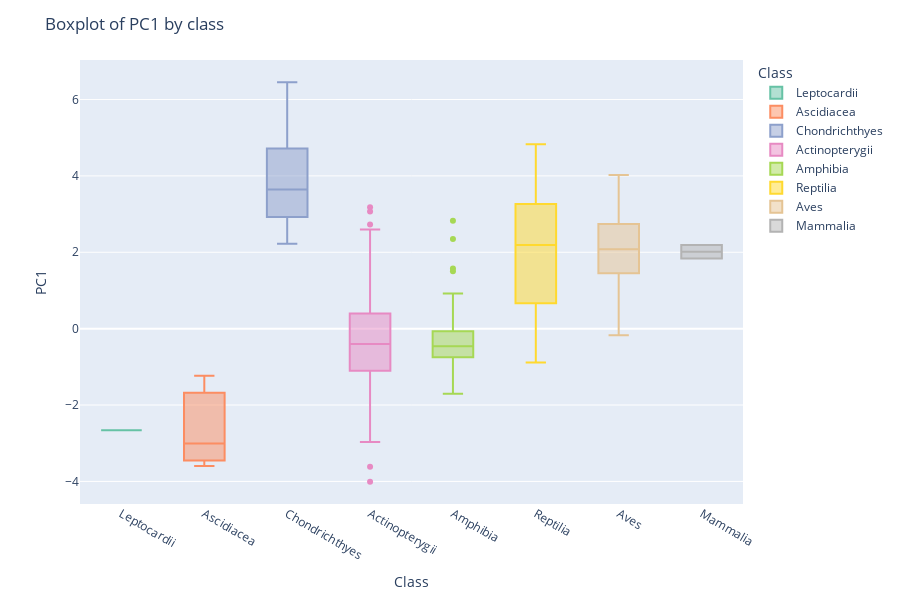

The notebook cell saved with this chart:
### Code cell
# boxplot
ordered_classes = (
    chordata_data.groupby("Class")["PC1"]
    .median()
    .sort_values()
    .index.tolist()
)

fig = px.box(
    chordata_data,
    x="Class",         
    y="PC1",           
    color="Class",     
    color_discrete_sequence=px.colors.qualitative.Set2,
    # category_orders={"Class": ordered_classes},
)

fig.update_layout(
    title="Boxplot of PC1 by class",
    xaxis_title="Class",
    yaxis_title="PC1",
    height=600
)

fig.show()
# fig.write_html("../figures/boxplot_class.html")

### Figure 1 — Plotly figure (JSON) as saved in the notebook; plotly's stock layout.template omitted (floating-point values rounded to 4 significant figures; data arrays with more than 128 entries replaced by an {"elided": "..."} marker saying what was removed)
{"data": [{"alignmentgroup": "True", "hovertemplate": "Class=%{x}<br>PC1=%{y}<extra></extra>", "legendgroup": "Leptocardii", "marker": {"color": "rgb(102,194,165)"}, "name": "Leptocardii", "notched": false, "offsetgroup": "Leptocardii", "orientation": "v", "showlegend": true, "type": "box", "x": ["Leptocardii"], "x0": " ", "xaxis": "x", "y": [-2.659], "y0": " ", "yaxis": "y"}, {"alignmentgroup": "True", "hovertemplate": "Class=%{x}<br>PC1=%{y}<extra></extra>", "legendgroup": "Ascidiacea", "marker": {"color": "rgb(252,141,98)"}, "name": "Ascidiacea", "notched": false, "offsetgroup": "Ascidiacea", "orientation": "v", "showlegend": true, "type": "box", "x": ["Ascidiacea", "Ascidiacea", "Ascidiacea"], "x0": " ", "xaxis": "x", "y": [-3.01, -1.232, -3.596], "y0": " ", "yaxis": "y"}, {"alignmentgroup": "True", "hovertemplate": "Class=%{x}<br>PC1=%{y}<extra></extra>", "legendgroup": "Chondrichthyes", "marker": {"color": "rgb(141,160,203)"}, "name": "Chondrichthyes", "notched": false, "offsetgroup": "Chondrichthyes", "orientation": "v", "showlegend": true, "type": "box", "x": ["Chondrichthyes", "Chondrichthyes", "Chondrichthyes", "Chondrichthyes", "Chondrichthyes", "Chondrichthyes", "Chondrichthyes", "Chondrichthyes", "Chondrichthyes", "Chondrichthyes", "Chondrichthyes", "Chondrichthyes", "Chondrichthyes", "Chondrichthyes", "Chondrichthyes", "Chondrichthyes", "Chondrichthyes", "Chondrichthyes", "Chondrichthyes", "Chondrichthyes", "Chondrichthyes", "Chondrichthyes", "Chondrichthyes", "Chondrichthyes", "Chondrichthyes", "Chondrichthyes", "Chondrichthyes", "Chondrichthyes", "Chondrichthyes", "Chondrichthyes", "Chondrichthyes"], "x0": " ", "xaxis": "x", "y": [2.834, 4.121, 3.644, 3.853, 3.936, 2.716, 2.304, 3.516, 3.593, 4.222, 3.088, 4.768, 5.054, 4.761, 3.273, 2.222, 3.017, 4.594, 4.992, 4.971, 5.992, 6.454, 3.737, 4.513, 3.643, 2.363, 2.83, 2.55, 3.575, 2.895, 5.801], "y0": " ", "yaxis": "y"}, {"alignmentgroup": "True", "hovertemplate": "Class=%{x}<br>PC1=%{y}<extra></extra>", "legendgroup": "Actinopterygii", "marker": {"color": "rgb(231,138,195)"}, "name": "Actinopterygii", "notched": false, "offsetgroup": "Actinopterygii", "orientation": "v", "showlegend": true, "type": "box", "x": {"elided": "720 str values"}, "x0": " ", "xaxis": "x", "y": {"elided": "720 float values"}, "y0": " ", "yaxis": "y"}, {"alignmentgroup": "True", "hovertemplate": "Class=%{x}<br>PC1=%{y}<extra></extra>", "legendgroup": "Amphibia", "marker": {"color": "rgb(166,216,84)"}, "name": "Amphibia", "notched": false, "offsetgroup": "Amphibia", "orientation": "v", "showlegend": true, "type": "box", "x": ["Amphibia", "Amphibia", "Amphibia", "Amphibia", "Amphibia", "Amphibia", "Amphibia", "Amphibia", "Amphibia", "Amphibia", "Amphibia", "Amphibia", "Amphibia", "Amphibia", "Amphibia", "Amphibia", "Amphibia", "Amphibia", "Amphibia", "Amphibia", "Amphibia", "Amphibia", "Amphibia", "Amphibia", "Amphibia", "Amphibia", "Amphibia", "Amphibia", "Amphibia", "Amphibia", "Amphibia", "Amphibia", "Amphibia", "Amphibia", "Amphibia", "Amphibia", "Amphibia", "Amphibia", "Amphibia", "Amphibia", "Amphibia", "Amphibia", "Amphibia", "Amphibia", "Amphibia", "Amphibia", "Amphibia", "Amphibia", "Amphibia", "Amphibia", "Amphibia", "Amphibia", "Amphibia", "Amphibia", "Amphibia", "Amphibia", "Amphibia", "Amphibia", "Amphibia", "Amphibia", "Amphibia", "Amphibia", "Amphibia", "Amphibia", "Amphibia", "Amphibia", "Amphibia", "Amphibia", "Amphibia", "Amphibia", "Amphibia", "Amphibia", "Amphibia", "Amphibia", "Amphibia", "Amphibia", "Amphibia", "Amphibia", "Amphibia", "Amphibia", "Amphibia", "Amphibia", "Amphibia", "Amphibia", "Amphibia", "Amphibia", "Amphibia", "Amphibia", "Amphibia", "Amphibia", "Amphibia", "Amphibia", "Amphibia", "Amphibia", "Amphibia", "Amphibia", "Amphibia", "Amphibia", "Amphibia", "Amphibia", "Amphibia", "Amphibia", "Amphibia", "Amphibia", "Amphibia", "Amphibia", "Amphibia", "Amphibia", "Amphibia", "Amphibia", "Amphibia", "Amphibia", "Amphibia", "Amphibia", "Amphibia", "Amphibia", "Amphibia", "Amphibia", "Amphibia"], "x0": " ", "xaxis": "x", "y": [2.826, 0.08097, -0.6635, -0.04264, -0.6308, 0.5905, 0.4149, 0.6359, 0.8447, 0.8509, -0.7754, -0.219, -0.4491, -0.1694, 0.1228, -0.2063, -0.05527, 0.05747, -0.2418, -0.375, 0.1879, 0.2361, 0.713, -0.5362, -0.8353, 0.9178, 0.7665, 2.35, -0.2493, 0.2469, 0.1346, -0.6543, -0.06803, -0.8984, -0.2578, 1.506, -0.4538, -1.045, -0.7921, -0.2437, -0.4085, 0.2697, -0.1032, -0.5016, -0.5441, -0.3297, -0.4309, -0.5214, 1.578, -0.1033, -0.4634, -0.1016, -0.61, -0.9004, -0.7675, -0.2126, -0.6686, -1.264, -1.238, 0.006681, -0.1827, -0.573, -0.7657, -0.7427, -0.6009, -0.5511, -0.9635, -0.497, -0.0513, -0.5921, -0.8532, 0.0956, 0.2727, -0.07239, -1.312, -0.4864, -0.6473, -0.581, -0.4486, 0.02407, -1.128, -0.4929, -1.191, -1.284, -1.091, -1.003, 0.3462, -0.3715, -1.006, -1.706, -1.2, -0.8393, -1.072, -0.4902, -0.7462, -0.7471, -0.3438, -0.1317, -0.8363, -0.5154, -0.4403, -0.4601, -0.3959, -0.5915, -1.009, -1.006, -0.7329, -0.1676, -0.5626, -0.4108, -0.5393, -0.3401, -1.02, -0.552, -0.3143, -0.6072, -1.076, 0.1114, -1.345], "y0": " ", "yaxis": "y"}, {"alignmentgroup": "True", "hovertemplate": "Class=%{x}<br>PC1=%{y}<extra></extra>", "legendgroup": "Reptilia", "marker": {"color": "rgb(255,217,47)"}, "name": "Reptilia", "notched": false, "offsetgroup": "Reptilia", "orientation": "v", "showlegend": true, "type": "box", "x": ["Reptilia", "Reptilia", "Reptilia", "Reptilia", "Reptilia", "Reptilia", "Reptilia", "Reptilia", "Reptilia", "Reptilia", "Reptilia", "Reptilia", "Reptilia", "Reptilia", "Reptilia", "Reptilia", "Reptilia", "Reptilia", "Reptilia", "Reptilia", "Reptilia", "Reptilia", "Reptilia", "Reptilia", "Reptilia", "Reptilia", "Reptilia", "Reptilia", "Reptilia", "Reptilia", "Reptilia", "Reptilia", "Reptilia", "Reptilia", "Reptilia", "Reptilia", "Reptilia", "Reptilia", "Reptilia", "Reptilia", "Reptilia", "Reptilia", "Reptilia", "Reptilia", "Reptilia", "Reptilia", "Reptilia", "Reptilia", "Reptilia", "Reptilia", "Reptilia", "Reptilia", "Reptilia", "Reptilia", "Reptilia", "Reptilia", "Reptilia", "Reptilia", "Reptilia", "Reptilia", "Reptilia", "Reptilia", "Reptilia", "Reptilia", "Reptilia", "Reptilia", "Reptilia", "Reptilia", "Reptilia", "Reptilia", "Reptilia", "Reptilia", "Reptilia", "Reptilia", "Reptilia", "Reptilia", "Reptilia", "Reptilia", "Reptilia", "Reptilia", "Reptilia", "Reptilia", "Reptilia", "Reptilia", "Reptilia", "Reptilia", "Reptilia", "Reptilia", "Reptilia", "Reptilia", "Reptilia", "Reptilia", "Reptilia", "Reptilia", "Reptilia", "Reptilia", "Reptilia", "Reptilia", "Reptilia", "Reptilia", "Reptilia", "Reptilia", "Reptilia", "Reptilia", "Reptilia", "Reptilia", "Reptilia", "Reptilia", "Reptilia", "Reptilia", "Reptilia", "Reptilia", "Reptilia", "Reptilia", "Reptilia", "Reptilia", "Reptilia", "Reptilia", "Reptilia", "Reptilia", "Reptilia", "Reptilia", "Reptilia", "Reptilia", "Reptilia"], "x0": " ", "xaxis": "x", "y": [1.161, 1.396, -0.07674, 0.2101, 0.2076, 0.2561, 0.1398, 0.2841, 2.172, 0.2031, 0.8325, 2.193, 1.339, -0.638, -0.0423, 1.979, 1.988, -0.1094, 0.7608, 2.533, -0.05357, 1.105, 0.03567, 0.4573, 0.9378, 1.039, 1.013, 0.09639, 0.1055, 0.3292, -0.00846, 0.6608, 0.09884, -0.2861, 2.87, 3.873, 2.419, 0.4832, 0.6711, -0.5708, 1.368, -0.3977, -0.2339, -0.8839, -0.4185, -0.4313, 0.8921, 1.65, 0.9229, 1.08, 0.3915, 0.5239, 0.2506, 0.1836, 4.037, 3.558, 4.595, 3.791, 3.83, 3.258, 3.074, 4.005, 3.702, 3.375, 2.31, 3.285, 2.706, 3.001, 2.441, 2.209, 1.636, 2.401, 2.009, 1.695, 2.577, 2.438, 2.089, 2.627, 2.801, 2.357, 1.863, 3.021, 2.973, 2.648, 2.013, 2.662, 2.842, 2.756, 1.52, 1.649, 3.485, 2.917, 3.574, 2.409, 2.275, 1.912, 2.191, 2.682, 2.138, 2.755, 2.985, 3.542, 4.255, 4.826, 2.645, 2.043, 3.985, 2.285, 3.282, 1.81, 3.58, 3.877, 4.081, 3.244, 3.492, 3.576, 4.024, 4.327, 4.025, 3.854, 4.592, 3.686, 3.811, 3.951, 3.811], "y0": " ", "yaxis": "y"}, {"alignmentgroup": "True", "hovertemplate": "Class=%{x}<br>PC1=%{y}<extra></extra>", "legendgroup": "Aves", "marker": {"color": "rgb(229,196,148)"}, "name": "Aves", "notched": false, "offsetgroup": "Aves", "orientation": "v", "showlegend": true, "type": "box", "x": ["Aves", "Aves", "Aves", "Aves", "Aves", "Aves", "Aves", "Aves", "Aves", "Aves", "Aves", "Aves", "Aves", "Aves", "Aves", "Aves", "Aves", "Aves", "Aves", "Aves", "Aves", "Aves", "Aves", "Aves", "Aves", "Aves", "Aves", "Aves", "Aves", "Aves", "Aves", "Aves", "Aves", "Aves", "Aves", "Aves", "Aves", "Aves", "Aves", "Aves", "Aves"], "x0": " ", "xaxis": "x", "y": [4.026, 1.728, 3.088, 3.228, 3.639, 2.094, 1.538, 2.882, 1.798, 1.178, 1.781, 1.923, 0.918, 2.9, 2.311, 1.543, 2.082, 2.624, 2.432, 2.176, 1.157, 0.9786, -0.1707, 2.49, 2.581, 3.831, 2.479, 2.897, 3.329, 1.741, 2.195, 0.3979, 1.639, 1.653, 3.235, 1.003, 2.01, 2.696, 0.772, 0.8823, 0.3715], "y0": " ", "yaxis": "y"}, {"alignmentgroup": "True", "hovertemplate": "Class=%{x}<br>PC1=%{y}<extra></extra>", "legendgroup": "Mammalia", "marker": {"color": "rgb(179,179,179)"}, "name": "Mammalia", "notched": false, "offsetgroup": "Mammalia", "orientation": "v", "showlegend": true, "type": "box", "x": ["Mammalia", "Mammalia"], "x0": " ", "xaxis": "x", "y": [1.836, 2.19], "y0": " ", "yaxis": "y"}], "layout": {"boxmode": "overlay", "height": 600, "legend": {"title": {"text": "Class"}, "tracegroupgap": 0}, "margin": {"t": 60}, "title": {"text": "Boxplot of PC1 by class"}, "xaxis": {"anchor": "y", "categoryarray": ["Leptocardii", "Ascidiacea", "Chondrichthyes", "Actinopterygii", "Amphibia", "Reptilia", "Aves", "Mammalia"], "categoryorder": "array", "domain": [0, 1], "title": {"text": "Class"}}, "yaxis": {"anchor": "x", "domain": [0, 1], "title": {"text": "PC1"}}}}
